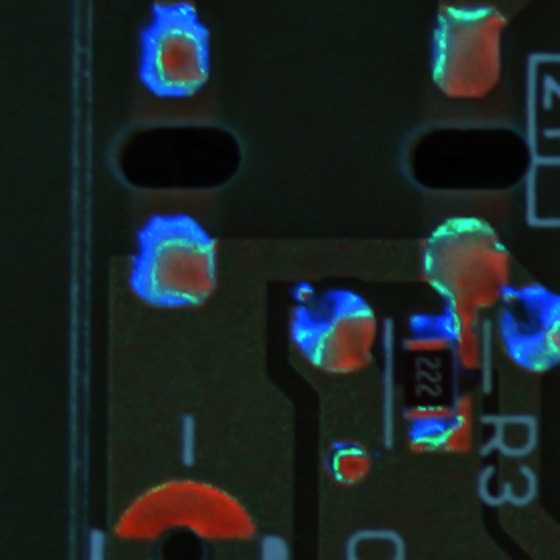
#> input picture assets/photos/joint_closeup.jpg, 560 x 560 px
$ python -i solder.py   (imports and definitions only)
#> lines starting #> are read from the running program, lines starting #| are printed output that depends on the picture; after the words box and inside, x2 and y2 are one past the last pixel; in counts of white or black regions, pixels touching at a corner belong together
"""Solder map: where the solder is on a board, learned from the good photos.

PatchCore flags what is new, not what matters: a scratch on the solder mask or a speck of
dust scores as high as a short. On the line, most of those false alarms land far from any
solder joint. The solder map keeps a flagged ROI as a defect only when the part of it above
the limit touches a solder joint (with a margin around it); otherwise the anomaly is reported
as "away from solder" and ignored.

How a pixel counts as solder, on each good photo. The jig has three LED strips: red up high next
to the camera, green in the middle, blue low next to the board. Shiny solder mirrors one strip per
slope: flat parts look red, gentle slopes green, steep slopes blue (scripts/make_lighting_figure.py).
  A) red/orange reflection that stands out from its surroundings: the flat, shiny part of a joint.
     Silkscreen, traces and labels do not have that metal shine.
  B) a filled, bright, saturated and roundish blob: the sloped sides of a joint, in blue/green.
     An opening erases thin strokes (letters, silkscreen, traces).
A pixel enters the map when it was solder in at least 10% of the good photos, and every joint
gets a 25 px margin. A missing joint is still caught: the map comes from the good photos,
so an empty pad is inside it.

Simplified from the filter that runs on the production line (which also checks for metal
shine that appeared or disappeared, to catch solder balls far from the joints).
"""

from __future__ import annotations

from pathlib import Path

import cv2
import numpy as np

DEFAULTS = {
    "margin_px": 25,          # margin around each joint
    "min_frequency": 0.10,    # solder in >= 10% of the good photos
    "region_margin_px": 10,   # the flagged region is grown by this before testing contact
    "red_s": 90, "red_v": 70, "red_contrast": 25,
    "blob_v": 150, "blob_s": 120, "blob_open_px": 7,
    "blob_area_min": 40, "blob_area_max": 8000, "blob_circularity": 0.50,
}


def _local_contrast(rgb: np.ndarray) -> np.ndarray:
    """How much the strongest channel of each pixel is above the median of its ~40 px surroundings."""
    mx = rgb.max(axis=2)
    small = cv2.resize(mx, None, fx=0.25, fy=0.25, interpolation=cv2.INTER_AREA)
    bg = cv2.resize(cv2.medianBlur(small, 11), (mx.shape[1], mx.shape[0]), interpolation=cv2.INTER_LINEAR)
    return mx.astype(np.int16) - bg.astype(np.int16)


def solder_pixels(rgb: np.ndarray, p: dict = DEFAULTS) -> np.ndarray:
    """0/1 mask of the solder pixels of one photo (no margin). `rgb` is H x W x 3, RGB."""
    hsv = cv2.cvtColor(rgb, cv2.COLOR_RGB2HSV)
#> hsv: shape (560, 560, 3); mean H, S, V 65.2, 105.1, 47.3
    h, s, v = hsv[..., 0], hsv[..., 1], hsv[..., 2]
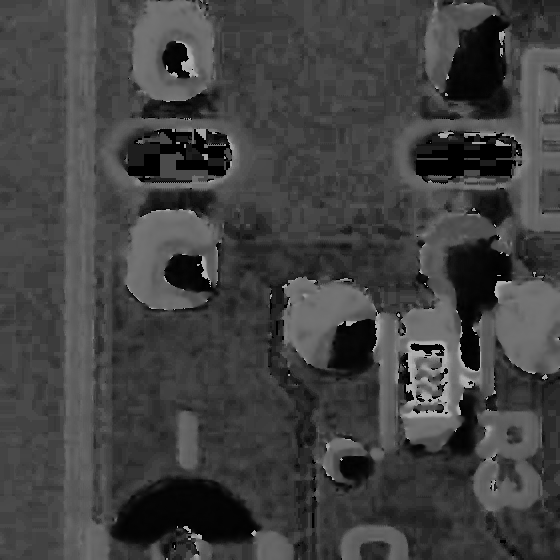
#> h: shape (560, 560); min 0, max 179, mean 65.2
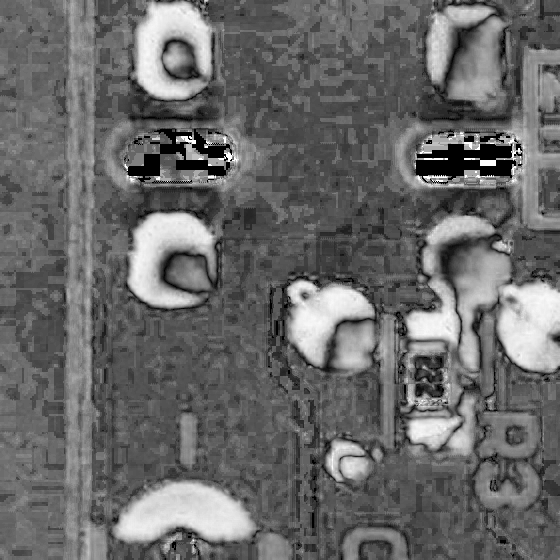
#> s: shape (560, 560); min 0, max 255, mean 105.1
    red = (((h < 14) | (h > 165)) & (s >= p["red_s"]) & (v >= p["red_v"])
           & (_local_contrast(rgb) > p["red_contrast"])).astype(np.uint8)
#> in _local_contrast, `return mx.astype(np.int16) - bg.astype(np.int16)`:
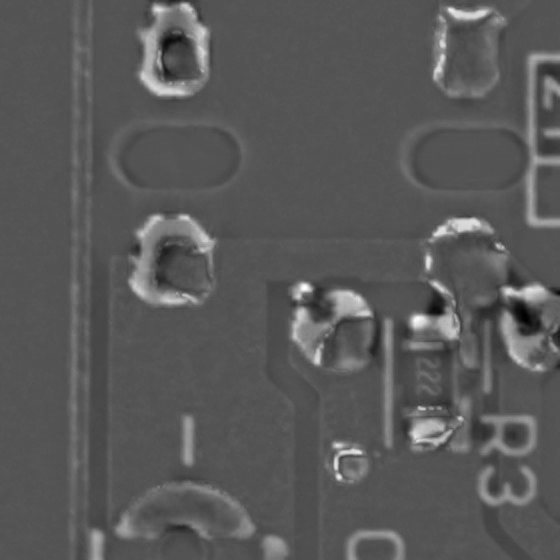
#> returned value: shape (560, 560) int16; min -107, max 215, mean 6.4; drawn with min black and max white
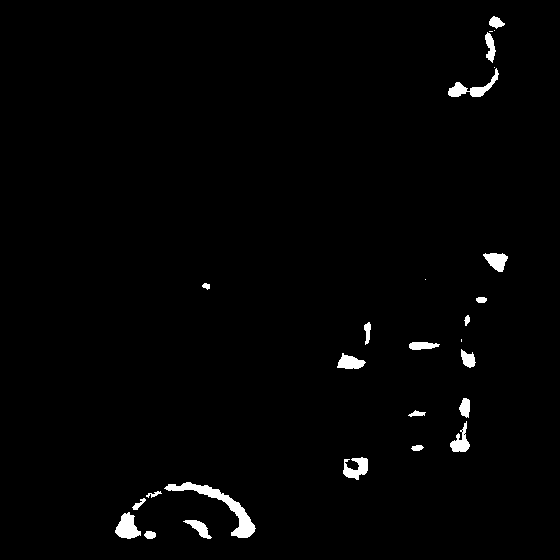
#> red: shape (560, 560); values 0 (black) and 1 (white), 1.5% white; 27 white regions (5 under 20 px), largest, box (x1, y1, x2, y2) and area: (164, 482, 256, 538) 1040, (448, 68, 499, 97) 439, (115, 512, 141, 539) 433
    red = cv2.morphologyEx(red, cv2.MORPH_OPEN, np.ones((3, 3), np.uint8))
#> red: shape (560, 560); values 0 (black) and 1 (white), 1.5% white; 27 white regions (3 under 20 px), largest, box (x1, y1, x2, y2) and area: (166, 482, 255, 538) 1034, (115, 513, 141, 539) 427, (343, 458, 368, 480) 329

    bright = ((v >= p["blob_v"]) & (s >= p["blob_s"])).astype(np.uint8)
#> bright: shape (560, 560); values 0 (black) and 1 (white), 5.4% white; 30 white regions (8 under 20 px), largest, box (x1, y1, x2, y2) and area: (131, 215, 213, 305) 3607, (140, 3, 208, 96) 3362, (502, 286, 560, 370) 2982
    k = cv2.getStructuringElement(cv2.MORPH_ELLIPSE, (p["blob_open_px"], p["blob_open_px"]))
    bright = cv2.morphologyEx(bright, cv2.MORPH_OPEN, k)
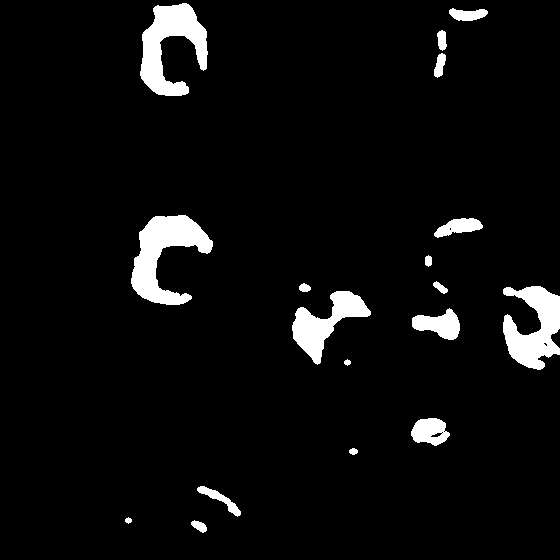
#> bright: shape (560, 560); values 0 (black) and 1 (white), 5.1% white; 18 white regions
    blobs = np.zeros_like(bright)
    contours, _ = cv2.findContours(bright, cv2.RETR_EXTERNAL, cv2.CHAIN_APPROX_SIMPLE)
#> contours = 18 contours; largest, box (x1, y1, x2, y2) and area: (131, 215, 213, 305) 3362, (140, 3, 208, 96) 3164, (503, 286, 560, 370) 2774, (292, 291, 371, 365) 2164, (412, 308, 460, 340) 842
    for c in contours:
        area = cv2.contourArea(c)
        if not p["blob_area_min"] <= area <= p["blob_area_max"]:
            continue
        perim = cv2.arcLength(c, True)
        if perim and 4 * np.pi * area / (perim * perim) >= p["blob_circularity"]:
            cv2.drawContours(blobs, [c], -1, 1, -1)
#> this loop made 18 passes
#> (area, perim) on passes 1, 3, 5, 7, 8, 9, 10, 11, 12, 13, 14, 15: (104, 43.46), (317.5, 118.5), (747.5, 112.3), (841.5, 139.2), (2163.5, 279.7), (2774, 374.5), (65.5, 31.56), (79, 40.28), (54, 29.31), (513.5, 119.2), (3362.5, 380.3), (165, 60.63)
#> area on passes 2, 4, 6: 24, 36, 24
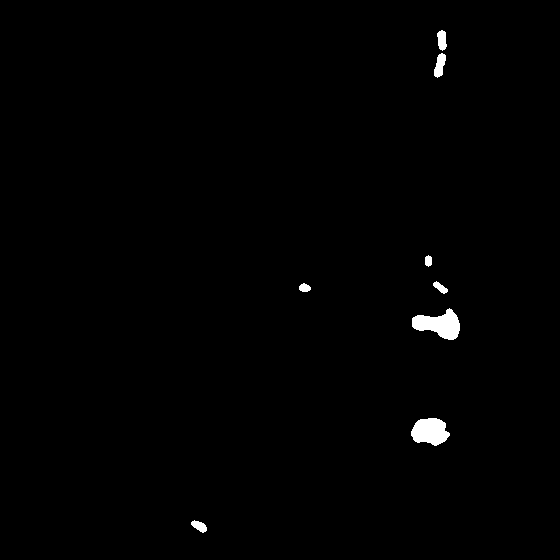
#> blobs: shape (560, 560); values 0 (black) and 1 (white), 0.77% white; 8 white regions, largest, box (x1, y1, x2, y2) and area: (412, 308, 460, 340) 904, (411, 418, 450, 446) 797, (434, 53, 446, 78) 193
    return red | blobs
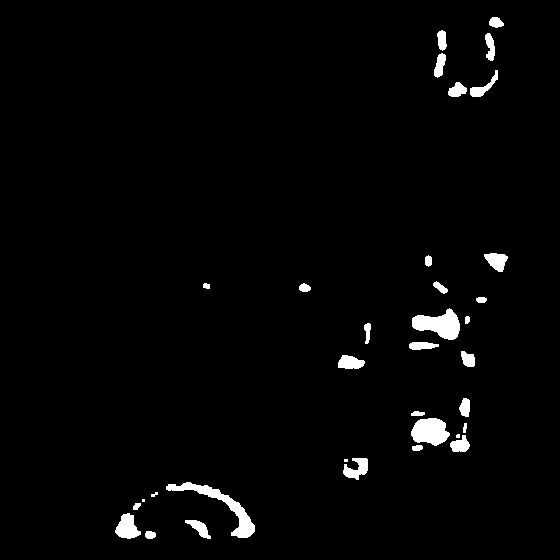
#> returned value: shape (560, 560); values 0 (black) and 1 (white), 2.2% white; 34 white regions (3 under 20 px), largest, box (x1, y1, x2, y2) and area: (166, 482, 255, 538) 1034, (412, 308, 460, 340) 904, (411, 418, 450, 446) 797


def _grow(mask: np.ndarray, radius: int) -> np.ndarray:
    if radius <= 0:
        return mask
    k = cv2.getStructuringElement(cv2.MORPH_ELLIPSE, (2 * radius + 1, 2 * radius + 1))
    return cv2.dilate(mask, k)


def build_map(photos, p: dict = DEFAULTS) -> np.ndarray:
    """Solder zone (0/1, with the margin) from the good photos (any iterable of RGB arrays, all
    aligned to the same reference; a generator keeps only one photo in memory at a time)."""
    count, n = None, 0
    for rgb in photos:
        m = solder_pixels(rgb, p).astype(np.uint16)
        count = m if count is None else count + m
        n += 1
    solder = (count >= max(1, round(p["min_frequency"] * n))).astype(np.uint8)
    return _grow(solder, p["margin_px"])


def save_map(zone: np.ndarray, path: str | Path) -> None:
    cv2.imwrite(str(path), zone * 255)


def load_map(path: str | Path) -> np.ndarray | None:
    path = Path(path)
    if not path.exists():
        return None
    return (cv2.imread(str(path), cv2.IMREAD_GRAYSCALE) > 127).astype(np.uint8)


def near_solder(zone_crop: np.ndarray, above_limit: np.ndarray, p: dict = DEFAULTS) -> bool:
    """True when the part of the ROI above the limit (0/1, same size as the crop) touches the solder zone."""
    region = _grow(above_limit.astype(np.uint8), p["region_margin_px"])
    return bool((region & zone_crop).any())

>>> import cv2
>>> picture = cv2.cvtColor(cv2.imread('../../assets/photos/joint_closeup.jpg'), cv2.COLOR_BGR2RGB)
>>> result = solder_pixels(picture)
